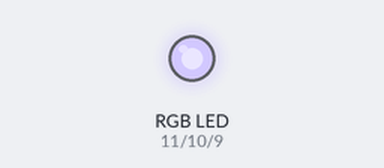
The sketch below on a simulated Arduino Uno, built with avr-gcc and run on an emulated ATmega328P. Parts: an RGB LED mixed from three pins (HIGH = lit). Dim RGB values are drawn brighter than linear; random numbers use the default seed unless the sketch sets one.

Above: at 0.1 s.
At 4.1 s:
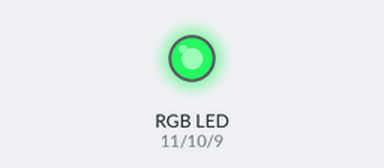
At 9.1 s:
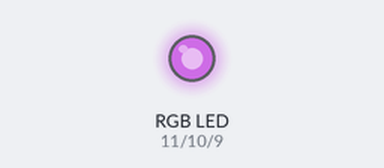
At 19.1 s:
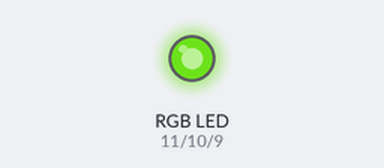
At 29.1 s:
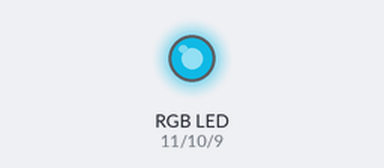
At 39.1 s:
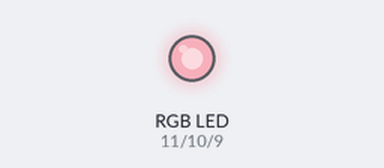
Timing chart, 0 to 40.0 s (numbered marks = the images above):
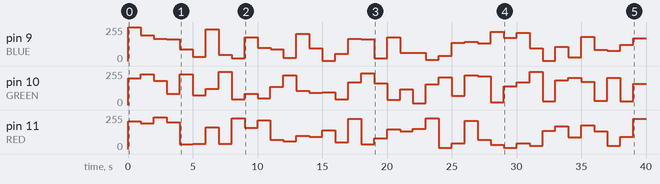

The sketch:

3LED.ino
```cpp
#define RED 11
#define GREEN 10
#define BLUE 9

void setup() {
  randomSeed(analogRead(0));

}

void loop() {
  analogWrite(RED,random(255));
  analogWrite(GREEN,random(255));
  analogWrite(BLUE,random(255));
  delay(1000);
}
```

Measured:
- by itself, pin 9 (BLUE): 0/255 → 254/255 at 0.00 s, → 195/255 1.0 s later, → 167/255 1.0 s later, → 165/255 1.0 s later, … (40 changes in this stretch)
- by itself, pin 11 (RED): 0/255 → 209/255 at 0.00 s, → 193/255 1.0 s later, → 240/255 1.0 s later, → 202/255 1.0 s later, … (40 changes in this stretch)
